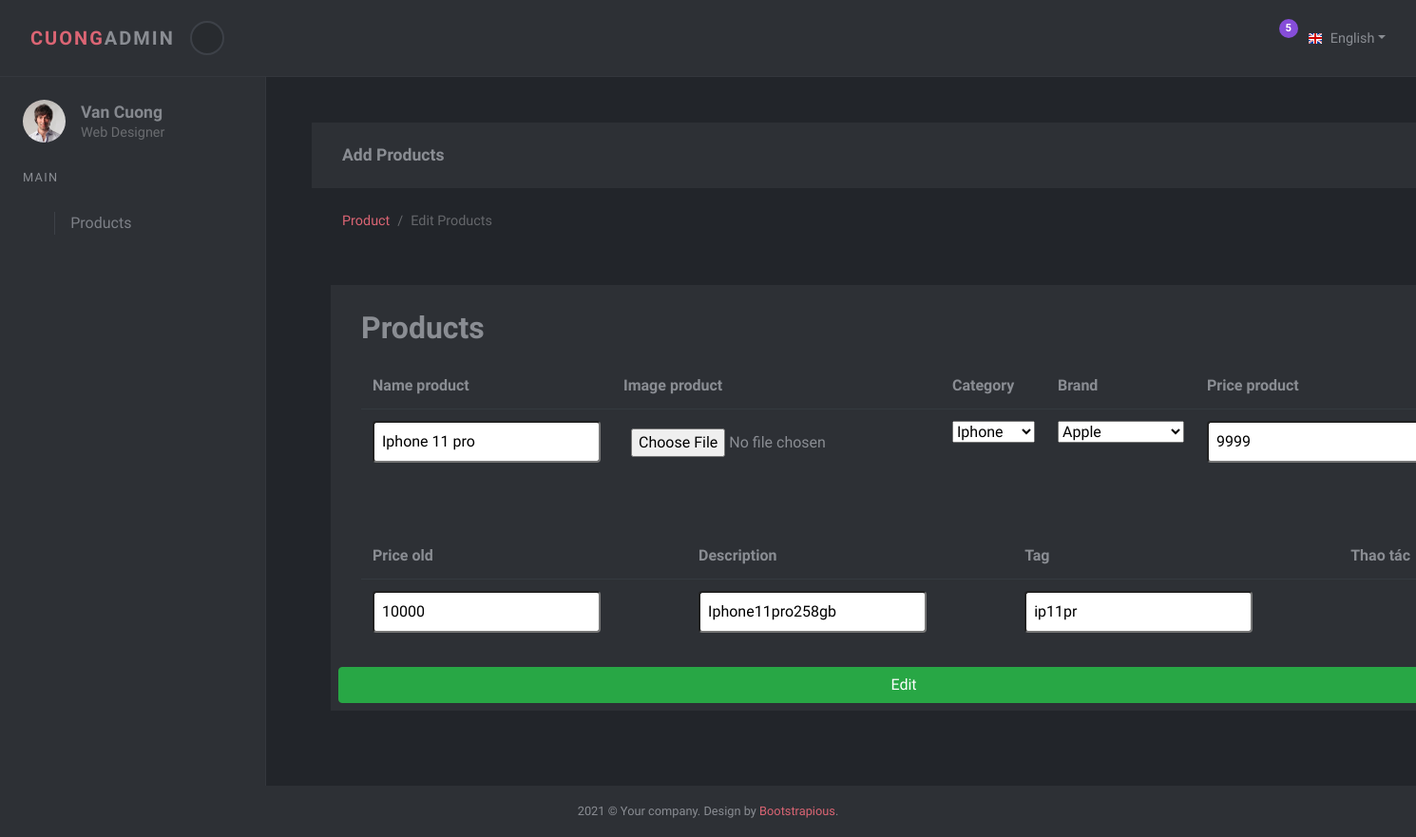
/admin/productedit.php?id=17 (signed in), run on the app's committed database.
### tables this page shows
CREATE TABLE `products` (
  `id` int(11) NOT NULL,
  `category_id` int(11) NOT NULL,
  `brand_id` int(11) NOT NULL,
  `name` varchar(255) DEFAULT NULL,
  `image` varchar(255) DEFAULT NULL,
  `price` float DEFAULT NULL,
  `old_price` float DEFAULT NULL,
  `description` text DEFAULT NULL,
  `tags` text DEFAULT NULL,
  `is_best_sell` tinyint(1) NOT NULL DEFAULT 0,
  `is_new` tinyint(4) NOT NULL DEFAULT 0,
  `sort_order` tinyint(4) DEFAULT NULL,
  `active` tinyint(1) NOT NULL DEFAULT 1
);

### lib/database.php (called while the page is built, shortened)
<?php
Class Database{
	public $host   = DB_HOST;
	public $user   = DB_USER;
	public $pass   = DB_PASS;
	public $dbname = DB_NAME;
	public $link;
	private function connectDB(){
	$this->link = new mysqli($this->host, $this->user, $this->pass, $this->dbname);
 }
	public function select($query){
		$result = $this->link->query($query) or die($this->link->error.__LINE__);
		if($result->num_rows > 0){
			return $result;
		} else {
			return false;
		}
	}
}

### admin/classes/products.php (called while the page is built, shortened)
<?php
include '../lib/database.php';
?>
<?php
class products
{
    private $db;
    public function __construct()
    {
        $this->db = new Database();
    }
    public function show_category()
    {
        $query = "SELECT *  FROM categories WHERE active = 1 ORDER BY sort_order";
        $result = $this->db->select($query);
        return $result;
    }
    public function show_brand()
    {
        $query = "SELECT * FROM brands WHERE active = 1 ORDER BY sort_order";
        $result = $this->db->select($query);
        return $result;
    }
    public function getId_product($product_id) {
        $query = "SELECT * FROM products WHERE id= '$product_id'";
        $result = $this->db->select($query);
        return $result;
    }
}
?>

### admin/productedit.php (the view, shortened to what this page needs)
<?php
include './inc/header.php';
include './classes/products.php';
?>
<?php
$product = new products();
$show_category = $product->show_category();
$show_brand = $product->show_brand();
if(!isset($_GET['id']) || $_GET['id']== NUll) {
  echo "<script>window.location = 'products.php'</script>";
} else {
    $product_id = $_GET['id'];
}
?>
<!DOCTYPE html>
<html>
<head>
  <link rel="stylesheet" href="vendor/choices.js/public/assets/styles/choices.min.css">
  <link rel="stylesheet" href="../css/style.default.css" id="theme-stylesheet">
  <link rel="stylesheet" href="../css/custom.css">
</head>
<body>
  <div class="d-flex align-items-stretch">
    <nav id="sidebar">
      <div class="sidebar-header d-flex align-items-center p-4"><img class="avatar shadow-0 img-fluid rounded-circle" src="../img/avatar-6.jpg" alt="...">
        <div class="ms-3 title">
          <h1 class="h5 mb-1">Van Cuong</h1>
          <p class="text-sm text-gray-700 mb-0 lh-1">Web Designer</p>
        </div>
      </div><span class="text-uppercase text-gray-600 text-xs mx-3 px-2 heading mb-2">Main</span>
      <ul class="list-unstyled">
        <li class="sidebar-item"><a class="sidebar-link" href="./products.php">
            <svg class="svg-icon svg-icon-sm svg-icon-heavy">
              <use xlink:href="#real-estate-1"> </use>
            </svg><span>Products </span></a></li>
    </nav>
    <div class="page-content form-page p-5">
      <div class="bg-dash-dark-2 py-4">
        <div class="container-fluid">
          <h2 class="h5 mb-0">Add Products</h2>
        </div>
      </div>
      <div class="container-fluid py-2">
        <nav aria-label="breadcrumb">
          <ol class="breadcrumb mb-0 py-3 px-0">
            <li class="breadcrumb-item"><a href="products.php">Product</a></li>
            <li class="breadcrumb-item active" aria-current="page">Edit Products</li>
          </ol>
        </nav>
      </div>
      <section class="tables py-10">
        <div class="container-fluid">
          <div class="row gy-4">
            <form class="card mb-0 p-2" method="POST" action="">
            <?php
                  $get_product = $product->getId_product($product_id);
                  if($get_product) {
                    while($result = $get_product -> fetch_assoc()) { ?>
              <div class="col">
                <div class="card-header d-flex justify-content-between">
                  <h3 class="h2 mb-0">Products</h3>
                </div>
                <div class="card-body pt-0">
                  <div class="table-responsive">
                    <table class="table mb-0">
                      <thead>
                        <tr>
                          <th>Name product</th>
                          <th>Image product</th>
                          <th>Category</th>
                          <th>Brand</th>
                          <th>Price product</th>
                        </tr>
                      </thead>
                      <tbody>
                        <tr>
                          <td class="border-bottom-0">
                            <input type="text" class="p-2 rounded" name="prod_name" value="<?php echo $result['name']?>">
                          </td>
                          <td class="border-bottom-0">
                            <input type="file" class="p-2 rounded" name="prod_file">
                          </td>
                          <td class="border-bottom-0">
                            <?php
                            if ($show_category) {
                              $options = "";
                              while ($cate_result = $show_category->fetch_assoc()) {
                                $options .= "<option value='" . $cate_result['id'] . "'>" . $cate_result['name'] . "</option>";
                              }
                            ?>
                              <select name="cate_id">
                                <?php echo $options ?>
                              </select>
                            <?php
                            }
                            ?>
                          </td>
                          <td class="border-bottom-0">
                            <?php
                            if ($show_brand) {
                              $options = "";
                              while ($brand_result = $show_brand->fetch_assoc()) {
                                $options .= "<option value='" . $brand_result['id'] . "'>" . $brand_result['name'] . "</option>";
                              }
                            ?>
                              <select name="brand_id">
                                <?php echo $options ?>
                              </select>
                            <?php
                            }
                            ?>
                          </td>
                          <td class="border-bottom-0">
                            <input type="text" class="p-2 rounded" name="prod_price" value="<?php echo $result['price']?>">
                          </td>
                        </tr>
                      </tbody>
                    </table>
                  </div>
                </div>
              </div>
              <div class="col">
                <div class="card-header d-flex justify-content-between">
                </div>
                <div class="card-body pt-0">
                  <div class="table-responsive">
                    <table class="table mb-0">
                      <thead>
                        <tr>
                          <th>Price old</th>
                          <th>Description</th>
                          <th>Tag</th>
                          <th>Thao tác</th>
                        </tr>
                      </thead>
                      <tbody>
                        <tr>
                          <td class="border-bottom-0">
                            <input type="text" class="p-2 rounded" name="prod_price_old" value="<?php echo $result['old_price']?>">
                          </td>
                          <td class="border-bottom-0">
                            <input type="text" class="p-2 rounded" name="prod_desc" value="<?php echo $result['description']?>">
                          </td>
                          <td class="border-bottom-0">
                            <input type="text" class="p-2 rounded" name="prod_tag" value="<?php echo $result['tags']?>">
                          </td>
                        </tr>
                      </tbody>
                    </table>
                  </div>
                </div>
              </div>
              <td class="border-bottom-0">
                <input class="btn btn-success" type="submit" name="submit" value="Edit"></input>
              </td>
              <?php
                }}
                ?>
              </form>
          </div>
        </div>
    </div>
    <?php include 'inc/footer.php'; ?>

### data on the page
products: prod_name "Iphone 11 pro", prod_price "9999", prod_price_old "10000", prod_desc "Iphone11pro258gb", prod_tag "ip11pr"

### other printed values
form field cate_id "Iphone"
form field brand_id "Apple"
